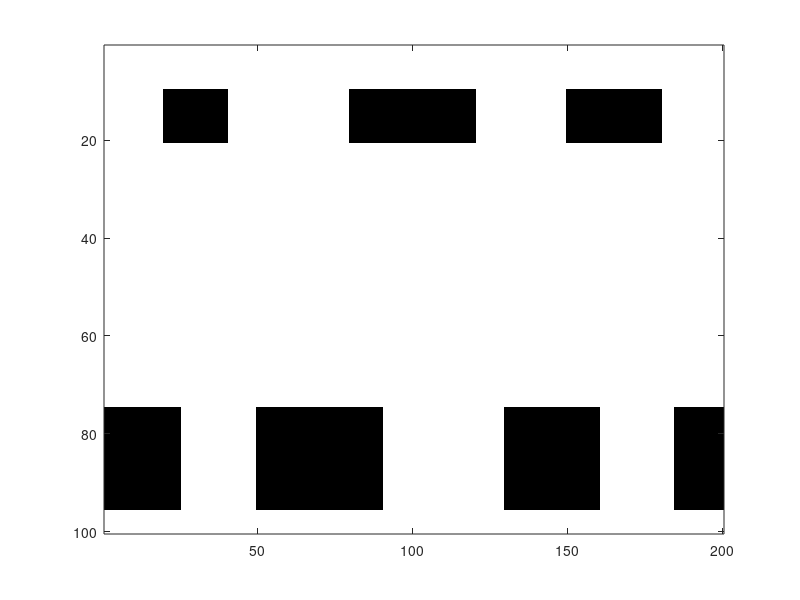

Write the MATLAB code that produced this figure. (Note: this script raises an error after producing the figure.)
function lec6_45()

data = zeros(100,200);
data(10 : 20, 20 : 40) = 1; 
data(10 : 20, 80 : 120) = 1;
data(10 : 20, 150 : 180) = 1;

data(75 : 95, 1 : 25) = 1;
data(75 : 95, 50 : 90) = 1;
data(75 : 95, 130 : 160) = 1;
data(75 : 95, 185 : 200) = 1;

figure
imagesc(imcomplement(data)),colormap gray

X = data;
M = size(data, 1);
N = size(data, 2);
R = 2;
%normRows = @(X) bsxfun(@times,X,1 ./ sqrt(sum(X.^2,2)));
%W = normRows(rand(M,R));
%H = normRows(rand(R,N));

W = rand(M,R) + 10;
H = rand(R,N);
Wlast = W;
Hlast = H;
rmsWH = 1;

iter = 0;
error = 1e-04;
%for l = 1 : 31
while rmsWH > error
iter = iter + 1;
WH = W * H;
for i = 1 : M
    for j = 1 : R
        sum1 = 0;
        for k = 1 : N
            v1 = X(i,k);
            v2 = WH(i,k) + 1;
            v3 = H(j,k);
            sum1 = sum1 + ((v1 / v2) * v3);         
        end
        W(i,j) = W(i,j) * sum1;
    end
end

for j = 1 : R
    for k = 1 : N
        sum1 = 0;
        for i = 1 : M
            v1 = X(i,k);
            v2 = WH(i,k) + 1;
            v3 = W(i,j);
            sum1 = sum1 + ((v1 / v2) * v3); 
        end
        H(j,k) = H(j,k) * sum1;
    end
end
%rmsW = convergence(W,Wlast);
%rmsH = convergence(H,Hlast);
rmsWH = convergence(W * H,Wlast * Hlast);

iter, rmsWH
Wlast = W;
Hlast = H;
end

figure
subplot(2,1,1);
plot(H(1,:));
subplot(2,1,2);
plot(H(2,:),'r');

figure
subplot(2,1,1);
plot(W(:,1));
subplot(2,1,2);
plot(W(:,2),'r');

end

